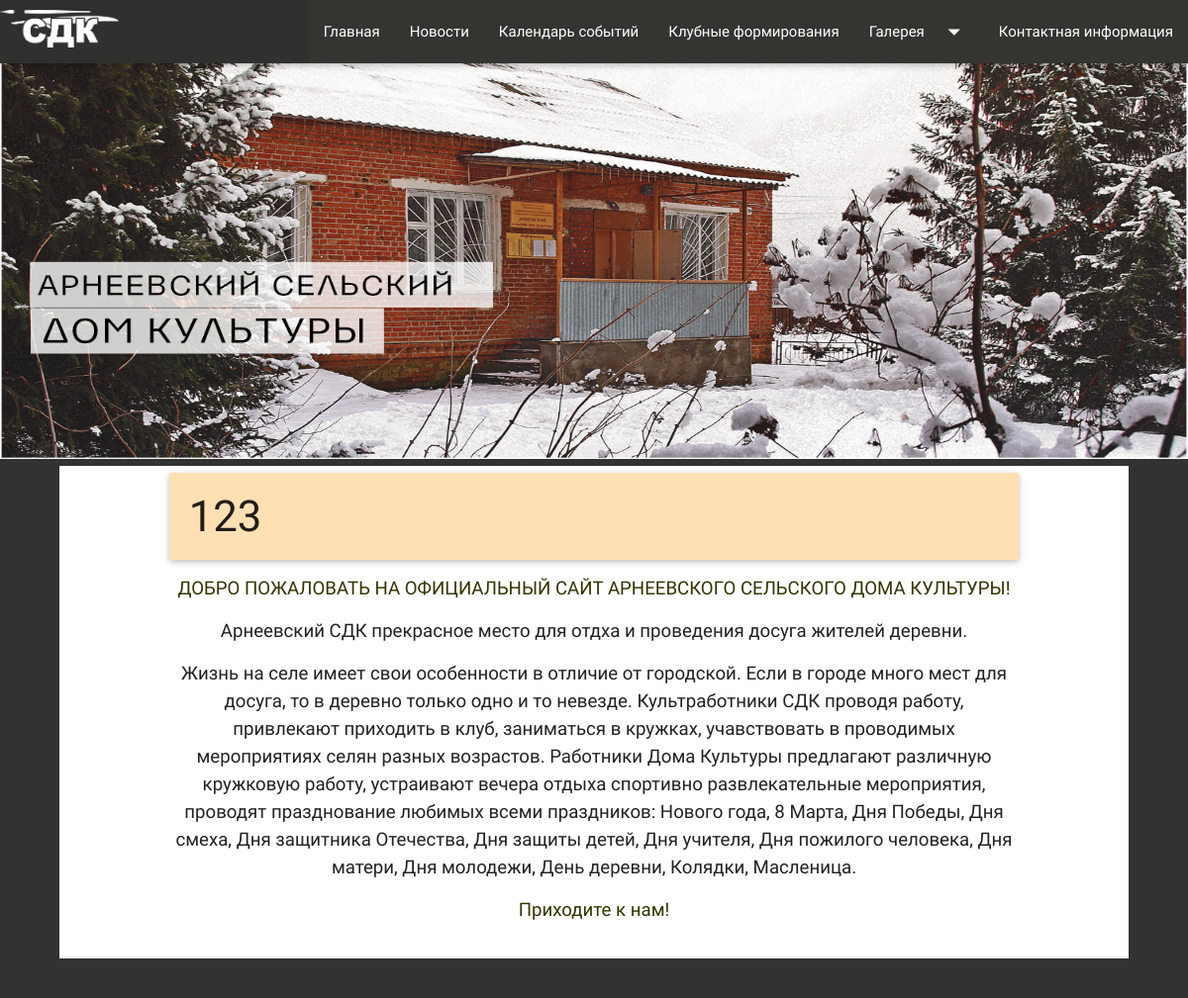
Page /notes/2/ on the committed database.
### core/models.py (models this page shows, shortened)
class Note(models.Model):
    title = models.CharField(max_length=100, verbose_name='Название')
    short_text = models.CharField(max_length=300, blank=True, verbose_name='Краткое описание')
    text = models.TextField(blank=True, verbose_name='Полное описание')
    published_date = models.DateTimeField(auto_now_add=True, verbose_name='Дата публикации')
    photos = models.ManyToManyField("Photo", blank=True, related_name='notes')
    tags = models.ManyToManyField("Tag", blank=True, related_name='notes')  # Все теги прикреплённые к новости

### core/views.py (the view)
class NoteDetail(DetailView):
    model = Note
    template_name = 'core/note_detail.html'

### core/templates/core/note_detail.html (shortened to what this page needs)
{% extends 'core/base/base.html' %}
{% block content %}
    <div class="row">
        <div class="col m10 offset-m1">
        <h3 class="card-panel orange lighten-4">{{ object.title }}</h3>
        <div>{{ object.text|safe }}</div>
        </div>
    </div>
{% endblock content %}

### core/static/core/css/base.css (style rules this page uses)
body { background-color: #323232; }

### rows in the picture
Note: title "123", text "ДОБРО ПОЖАЛОВАТЬ НА ОФИЦИАЛЬНЫЙ САЙТ АРНЕЕВСКОГО СЕЛЬСКОГО ДОМА КУЛЬТУРЫ! Арнеевский СДК прекрасное место для отдха и проведения досуга жителей деревни. Жизнь на селе имеет свои особенности в отличие от городской. Если в городе много мест для досуга, то в деревно только одно и то невезде. Культработники СДК проводя работу, привлекают приходить в клуб, заниматься в кружках, учавствовать в проводимых мероприятиях селян разных возрастов. Работники Дома Культуры предлагают различную кружковую работу, устраивают вечера отдыха спортивно развлекательные мероприятия, проводят празднование любимых всеми праздников: Нового года, 8 Марта, Дня Победы, Дня смеха, Дня защитника Отечества, Дня защиты…"
